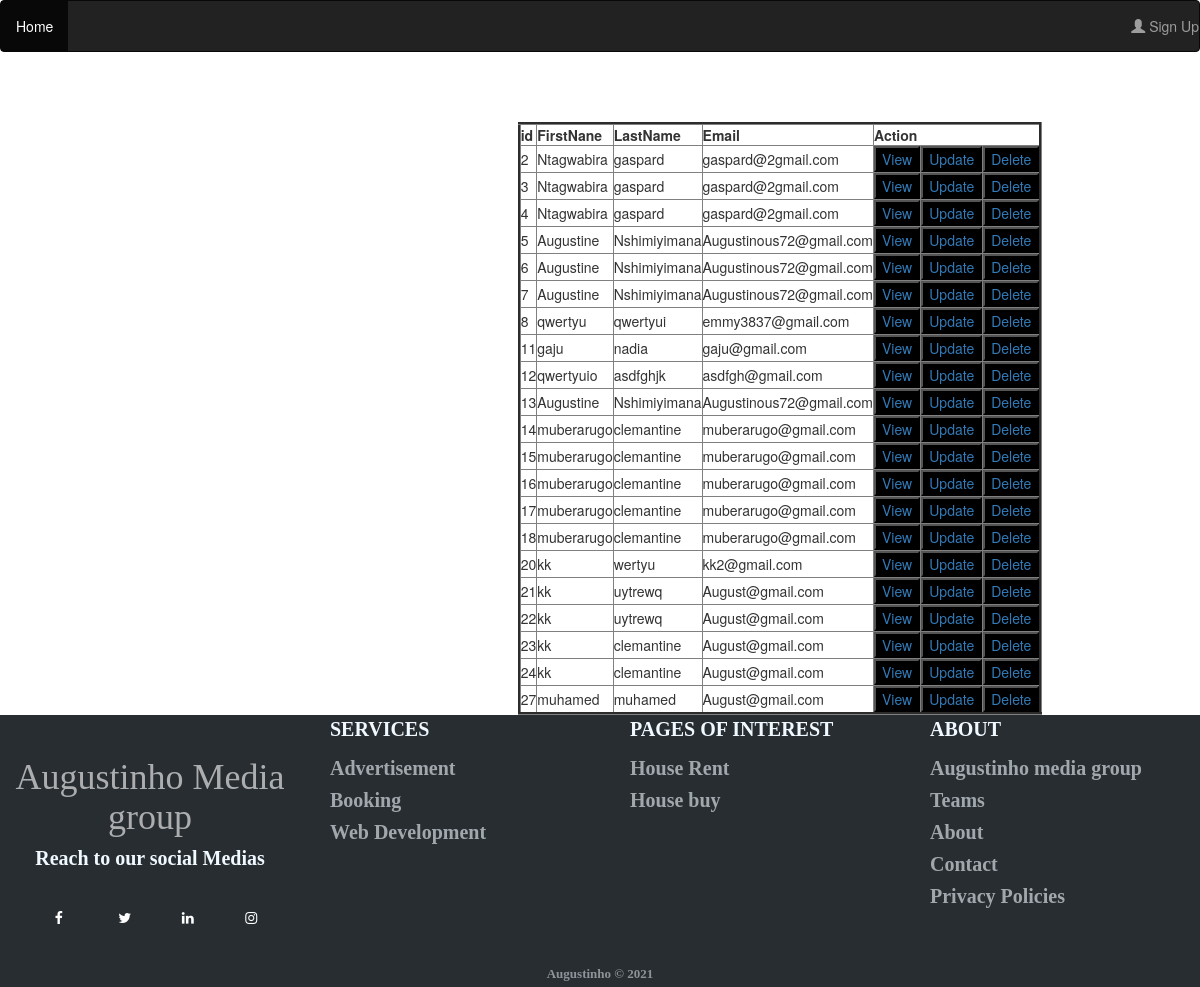
The page /action_users.php on the database its author committed.
### tables this page shows
CREATE TABLE `signup` (
  `ID` int(11) NOT NULL,
  `FirstName` varchar(255) NOT NULL,
  `LastName` varchar(255) NOT NULL,
  `Email` varchar(255) NOT NULL,
  `Passwords` varchar(255) NOT NULL,
  `confpassword` varchar(255) NOT NULL,
  `Done_at` timestamp NOT NULL DEFAULT current_timestamp() ON UPDATE current_timestamp()
);

### action_users.php (the view, shortened to what this page needs)
<?php include 'navigation bar.php';?>
<?php
$conn= mysqli_connect('localhost','root','','housing system');
$sql = "SELECT * FROM signup";
$result = mysqli_query($conn,$sql);
if(!$result) {
echo "Something is wrong".mysqli_error($conn);}
else{?><center>
<table border="3" style="margin-left: 30%; background-color:;margin-top:70px;"cellspacing="4">
  <tr>
     <th>id</th>
 <th>FirstNane</th>
 <th>LastName</th>
 <th>Email</th>
 <th colspan="3">Action</th>
  </tr></center>
<?php
    while($row = mysqli_fetch_array($result)) {?>
<tr>
<td><?php echo $row["ID"]; ?></td>
   <td><?php echo $row["FirstName"]; ?></td>
   <td><?php echo $row["LastName"]; ?></td>
   <td><?php echo $row["Email"]; ?></td>
<td><a href="view_deatils_users.php?id=<?php echo $row['ID']; ?>"><button style="background-color:black;">View</a></button></td>
<td><a href="adUpdate.php"><button style="background-color:black;">Update</a></button></td>
<td><a href="userDelete_users.php?id=<?php echo $row['ID']; ?>"><button style="background-color:black;">Delete</a></button></td>
</tr>
<?php
}
  }
?>
<?php include 'footer.php';?>

### rows shown on the page
signup: ID "2", FirstName "Ntagwabira", LastName "gaspard", Email "gaspard@2gmail.com"
signup: ID "3", FirstName "Ntagwabira", LastName "gaspard", Email "gaspard@2gmail.com"
signup: ID "4", FirstName "Ntagwabira", LastName "gaspard", Email "gaspard@2gmail.com"
signup: ID "5", FirstName "Augustine", LastName "Nshimiyimana", Email "Augustinous72@gmail.com"
signup: ID "6", FirstName "Augustine", LastName "Nshimiyimana", Email "Augustinous72@gmail.com"
signup: ID "7", FirstName "Augustine", LastName "Nshimiyimana", Email "Augustinous72@gmail.com"
signup: ID "8", FirstName "qwertyu", LastName "qwertyui", Email "emmy3837@gmail.com"
signup: ID "11", FirstName "gaju", LastName "nadia", Email "gaju@gmail.com"
signup: ID "12", FirstName "qwertyuio", LastName "asdfghjk", Email "asdfgh@gmail.com"
signup: ID "13", FirstName "Augustine", LastName "Nshimiyimana", Email "Augustinous72@gmail.com"
signup: ID "14", FirstName "muberarugo", LastName "clemantine", Email "muberarugo@gmail.com"
signup: ID "15", FirstName "muberarugo", LastName "clemantine", Email "muberarugo@gmail.com"
signup: ID "16", FirstName "muberarugo", LastName "clemantine", Email "muberarugo@gmail.com"
signup: ID "17", FirstName "muberarugo", LastName "clemantine", Email "muberarugo@gmail.com"
signup: ID "18", FirstName "muberarugo", LastName "clemantine", Email "muberarugo@gmail.com"
signup: ID "20", FirstName "kk", LastName "wertyu", Email "kk2@gmail.com"
signup: ID "21", FirstName "kk", LastName "uytrewq", Email "August@gmail.com"
signup: ID "22", FirstName "kk", LastName "uytrewq", Email "August@gmail.com"
signup: ID "23", FirstName "kk", LastName "clemantine", Email "August@gmail.com"
signup: ID "24", FirstName "kk", LastName "clemantine", Email "August@gmail.com"
signup: ID "27", FirstName "muhamed", LastName "muhamed", Email "August@gmail.com"
